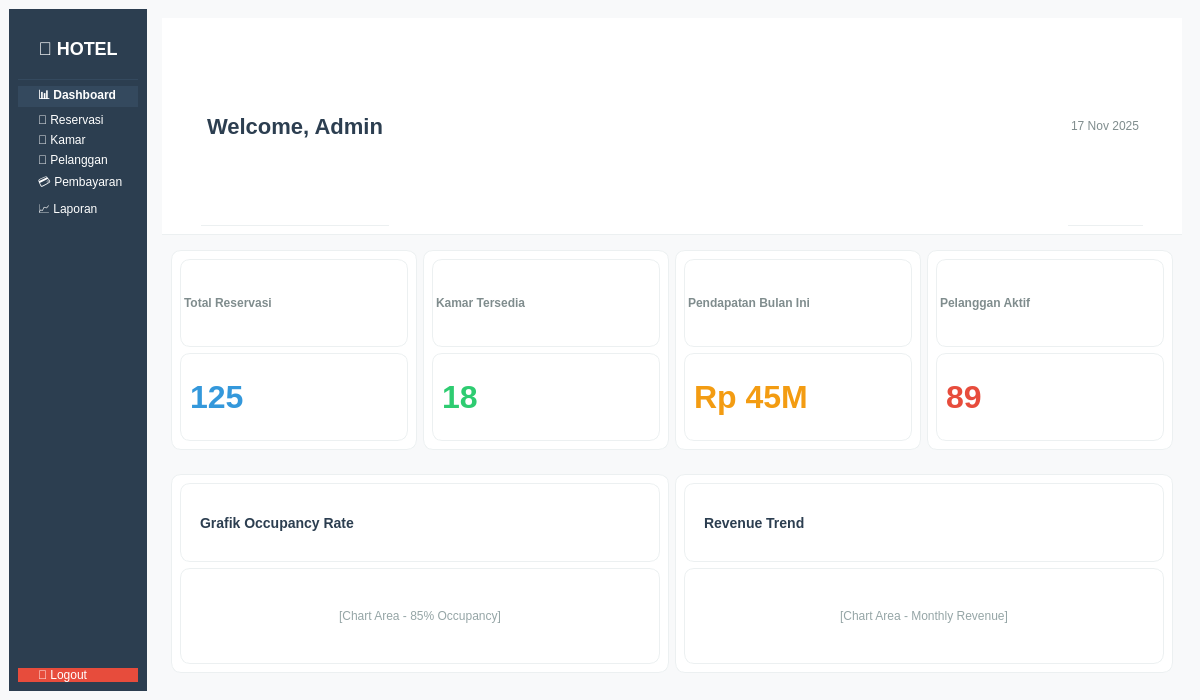
<?xml version="1.0" encoding="UTF-8"?>
<ui version="4.0">
 <class>DashboardWindow</class>
 <widget class="QMainWindow" name="DashboardWindow">
  <property name="geometry">
   <rect>
    <x>0</x>
    <y>0</y>
    <width>1200</width>
    <height>700</height>
   </rect>
  </property>
  <property name="windowTitle">
   <string>Hotel Management System - Dashboard</string>
  </property>
  <property name="styleSheet">
   <string>QMainWindow { background-color: #f8f9fa; }</string>
  </property>
  <widget class="QWidget" name="centralwidget">
   <layout class="QHBoxLayout" name="mainLayout">
    <item>
     <widget class="QWidget" name="sidebar" native="true">
      <property name="styleSheet">
       <string>QWidget { background-color: #2c3e50; }</string>
      </property>
      <layout class="QVBoxLayout" name="sidebarLayout">
       <item>
        <widget class="QLabel" name="logoLabel">
         <property name="styleSheet">
          <string>QLabel { color: white; font-size: 18px; font-weight: bold; padding: 20px; border-bottom: 1px solid #34495e; }</string>
         </property>
         <property name="text">
          <string>🏨 HOTEL</string>
         </property>
         <property name="alignment">
          <set>Qt::AlignCenter</set>
         </property>
        </widget>
       </item>
       <item>
        <widget class="QPushButton" name="dashboardBtn">
         <property name="styleSheet">
          <string>QPushButton { background-color: #34495e; color: white; border: none; text-align: left; padding-left: 20px; font-weight: bold; } QPushButton:hover { background-color: #3498db; }</string>
         </property>
         <property name="text">
          <string>📊 Dashboard</string>
         </property>
        </widget>
       </item>
       <item>
        <widget class="QPushButton" name="reservasiBtn">
         <property name="styleSheet">
          <string>QPushButton { background-color: #2c3e50; color: white; border: none; text-align: left; padding-left: 20px; } QPushButton:hover { background-color: #3498db; }</string>
         </property>
         <property name="text">
          <string>📅 Reservasi</string>
         </property>
        </widget>
       </item>
       <item>
        <widget class="QPushButton" name="kamarBtn">
         <property name="styleSheet">
          <string>QPushButton { background-color: #2c3e50; color: white; border: none; text-align: left; padding-left: 20px; } QPushButton:hover { background-color: #3498db; }</string>
         </property>
         <property name="text">
          <string>🚪 Kamar</string>
         </property>
        </widget>
       </item>
       <item>
        <widget class="QPushButton" name="pelangganBtn">
         <property name="styleSheet">
          <string>QPushButton { background-color: #2c3e50; color: white; border: none; text-align: left; padding-left: 20px; } QPushButton:hover { background-color: #3498db; }</string>
         </property>
         <property name="text">
          <string>👥 Pelanggan</string>
         </property>
        </widget>
       </item>
       <item>
        <widget class="QPushButton" name="pembayaranBtn">
         <property name="styleSheet">
          <string>QPushButton { background-color: #2c3e50; color: white; border: none; text-align: left; padding-left: 20px; } QPushButton:hover { background-color: #3498db; }</string>
         </property>
         <property name="text">
          <string>💳 Pembayaran</string>
         </property>
        </widget>
       </item>
       <item>
        <widget class="QPushButton" name="laporanBtn">
         <property name="styleSheet">
          <string>QPushButton { background-color: #2c3e50; color: white; border: none; text-align: left; padding-left: 20px; } QPushButton:hover { background-color: #3498db; }</string>
         </property>
         <property name="text">
          <string>📈 Laporan</string>
         </property>
        </widget>
       </item>
       <item>
        <spacer name="verticalSpacer">
         <property name="orientation">
          <enum>Qt::Vertical</enum>
         </property>
         <property name="sizeHint" stdset="0">
          <size>
           <width>20</width>
           <height>150</height>
          </size>
         </property>
        </spacer>
       </item>
       <item>
        <widget class="QPushButton" name="logoutBtn">
         <property name="styleSheet">
          <string>QPushButton { background-color: #e74c3c; color: white; border: none; text-align: left; padding-left: 20px; } QPushButton:hover { background-color: #c0392b; }</string>
         </property>
         <property name="text">
          <string>🚪 Logout</string>
         </property>
        </widget>
       </item>
      </layout>
     </widget>
    </item>
    <item>
     <widget class="QWidget" name="contentArea" native="true">
      <layout class="QVBoxLayout" name="contentLayout">
       <item>
        <widget class="QWidget" name="topBar" native="true">
         <property name="styleSheet">
          <string>QWidget { background-color: white; border-bottom: 1px solid #ecf0f1; }</string>
         </property>
         <layout class="QHBoxLayout" name="topBarLayout">
          <item>
           <widget class="QLabel" name="welcomeMsg">
            <property name="styleSheet">
             <string>QLabel { color: #2c3e50; font-size: 22px; font-weight: bold; margin-left: 30px; }</string>
            </property>
            <property name="text">
             <string>Welcome, Admin</string>
            </property>
           </widget>
          </item>
          <item>
           <spacer name="horizontalSpacer">
            <property name="orientation">
             <enum>Qt::Horizontal</enum>
            </property>
            <property name="sizeHint" stdset="0">
             <size>
              <width>400</width>
              <height>20</height>
             </size>
            </property>
           </spacer>
          </item>
          <item>
           <widget class="QLabel" name="dateTimeLabel">
            <property name="styleSheet">
             <string>QLabel { color: #7f8c8d; font-size: 12px; margin-right: 30px; }</string>
            </property>
            <property name="text">
             <string>17 Nov 2025</string>
            </property>
           </widget>
          </item>
         </layout>
        </widget>
       </item>
       <item>
        <widget class="QWidget" name="statsArea" native="true">
         <layout class="QHBoxLayout" name="statsLayout">
          <item>
           <widget class="QWidget" name="stat1" native="true">
            <property name="styleSheet">
             <string>QWidget { background-color: white; border-radius: 10px; border: 1px solid #ecf0f1; }</string>
            </property>
            <layout class="QVBoxLayout" name="stat1Layout">
             <item>
              <widget class="QLabel" name="stat1Title">
               <property name="styleSheet">
                <string>QLabel { color: #7f8c8d; font-size: 12px; font-weight: bold; }</string>
               </property>
               <property name="text">
                <string>Total Reservasi</string>
               </property>
              </widget>
             </item>
             <item>
              <widget class="QLabel" name="stat1Value">
               <property name="styleSheet">
                <string>QLabel { color: #3498db; font-size: 32px; font-weight: bold; }</string>
               </property>
               <property name="text">
                <string>125</string>
               </property>
              </widget>
             </item>
            </layout>
           </widget>
          </item>
          <item>
           <widget class="QWidget" name="stat2" native="true">
            <property name="styleSheet">
             <string>QWidget { background-color: white; border-radius: 10px; border: 1px solid #ecf0f1; }</string>
            </property>
            <layout class="QVBoxLayout" name="stat2Layout">
             <item>
              <widget class="QLabel" name="stat2Title">
               <property name="styleSheet">
                <string>QLabel { color: #7f8c8d; font-size: 12px; font-weight: bold; }</string>
               </property>
               <property name="text">
                <string>Kamar Tersedia</string>
               </property>
              </widget>
             </item>
             <item>
              <widget class="QLabel" name="stat2Value">
               <property name="styleSheet">
                <string>QLabel { color: #2ecc71; font-size: 32px; font-weight: bold; }</string>
               </property>
               <property name="text">
                <string>18</string>
               </property>
              </widget>
             </item>
            </layout>
           </widget>
          </item>
          <item>
           <widget class="QWidget" name="stat3" native="true">
            <property name="styleSheet">
             <string>QWidget { background-color: white; border-radius: 10px; border: 1px solid #ecf0f1; }</string>
            </property>
            <layout class="QVBoxLayout" name="stat3Layout">
             <item>
              <widget class="QLabel" name="stat3Title">
               <property name="styleSheet">
                <string>QLabel { color: #7f8c8d; font-size: 12px; font-weight: bold; }</string>
               </property>
               <property name="text">
                <string>Pendapatan Bulan Ini</string>
               </property>
              </widget>
             </item>
             <item>
              <widget class="QLabel" name="stat3Value">
               <property name="styleSheet">
                <string>QLabel { color: #f39c12; font-size: 32px; font-weight: bold; }</string>
               </property>
               <property name="text">
                <string>Rp 45M</string>
               </property>
              </widget>
             </item>
            </layout>
           </widget>
          </item>
          <item>
           <widget class="QWidget" name="stat4" native="true">
            <property name="styleSheet">
             <string>QWidget { background-color: white; border-radius: 10px; border: 1px solid #ecf0f1; }</string>
            </property>
            <layout class="QVBoxLayout" name="stat4Layout">
             <item>
              <widget class="QLabel" name="stat4Title">
               <property name="styleSheet">
                <string>QLabel { color: #7f8c8d; font-size: 12px; font-weight: bold; }</string>
               </property>
               <property name="text">
                <string>Pelanggan Aktif</string>
               </property>
              </widget>
             </item>
             <item>
              <widget class="QLabel" name="stat4Value">
               <property name="styleSheet">
                <string>QLabel { color: #e74c3c; font-size: 32px; font-weight: bold; }</string>
               </property>
               <property name="text">
                <string>89</string>
               </property>
              </widget>
             </item>
            </layout>
           </widget>
          </item>
         </layout>
        </widget>
       </item>
       <item>
        <widget class="QWidget" name="chartsArea" native="true">
         <layout class="QHBoxLayout" name="chartsLayout">
          <item>
           <widget class="QWidget" name="chart1" native="true">
            <property name="styleSheet">
             <string>QWidget { background-color: white; border-radius: 10px; border: 1px solid #ecf0f1; }</string>
            </property>
            <layout class="QVBoxLayout" name="chart1Layout">
             <item>
              <widget class="QLabel" name="chart1Title">
               <property name="styleSheet">
                <string>QLabel { color: #2c3e50; font-size: 14px; font-weight: bold; padding: 15px; }</string>
               </property>
               <property name="text">
                <string>Grafik Occupancy Rate</string>
               </property>
              </widget>
             </item>
             <item>
              <widget class="QLabel" name="chart1Content">
               <property name="styleSheet">
                <string>QLabel { color: #95a5a6; padding: 40px; }</string>
               </property>
               <property name="text">
                <string>[Chart Area - 85% Occupancy]</string>
               </property>
               <property name="alignment">
                <set>Qt::AlignCenter</set>
               </property>
              </widget>
             </item>
            </layout>
           </widget>
          </item>
          <item>
           <widget class="QWidget" name="chart2" native="true">
            <property name="styleSheet">
             <string>QWidget { background-color: white; border-radius: 10px; border: 1px solid #ecf0f1; }</string>
            </property>
            <layout class="QVBoxLayout" name="chart2Layout">
             <item>
              <widget class="QLabel" name="chart2Title">
               <property name="styleSheet">
                <string>QLabel { color: #2c3e50; font-size: 14px; font-weight: bold; padding: 15px; }</string>
               </property>
               <property name="text">
                <string>Revenue Trend</string>
               </property>
              </widget>
             </item>
             <item>
              <widget class="QLabel" name="chart2Content">
               <property name="styleSheet">
                <string>QLabel { color: #95a5a6; padding: 40px; }</string>
               </property>
               <property name="text">
                <string>[Chart Area - Monthly Revenue]</string>
               </property>
               <property name="alignment">
                <set>Qt::AlignCenter</set>
               </property>
              </widget>
             </item>
            </layout>
           </widget>
          </item>
         </layout>
        </widget>
       </item>
      </layout>
     </widget>
    </item>
   </layout>
  </widget>
 </widget>
 <resources/>
 <connections/>
</ui>
